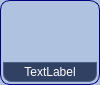
<?xml version="1.0" encoding="UTF-8"?>
<ui version="4.0">
 <class>ToolBarButton</class>
 <widget class="QFrame" name="ToolBarButton">
  <property name="geometry">
   <rect>
    <x>0</x>
    <y>0</y>
    <width>100</width>
    <height>85</height>
   </rect>
  </property>
  <property name="minimumSize">
   <size>
    <width>100</width>
    <height>85</height>
   </size>
  </property>
  <property name="maximumSize">
   <size>
    <width>100</width>
    <height>97</height>
   </size>
  </property>
  <property name="windowTitle">
   <string>Frame</string>
  </property>
  <property name="styleSheet">
   <string notr="true">border:1px;
border-style:solid;
border-radius: 10px;
padding: 2px;
border-color: rgb(0, 0, 127);
background-color:#AFC3E1;
</string>
  </property>
  <property name="frameShape">
   <enum>QFrame::StyledPanel</enum>
  </property>
  <property name="frameShadow">
   <enum>QFrame::Raised</enum>
  </property>
  <layout class="QVBoxLayout" name="verticalLayout">
   <property name="spacing">
    <number>0</number>
   </property>
   <property name="leftMargin">
    <number>0</number>
   </property>
   <property name="topMargin">
    <number>0</number>
   </property>
   <property name="rightMargin">
    <number>0</number>
   </property>
   <property name="bottomMargin">
    <number>0</number>
   </property>
   <item>
    <layout class="QHBoxLayout" name="horizontalLayout">
     <item>
      <spacer name="horizontalSpacer_3">
       <property name="orientation">
        <enum>Qt::Horizontal</enum>
       </property>
       <property name="sizeHint" stdset="0">
        <size>
         <width>58</width>
         <height>13</height>
        </size>
       </property>
      </spacer>
     </item>
     <item>
      <widget class="QLabel" name="lbl_icon">
       <property name="maximumSize">
        <size>
         <width>70</width>
         <height>70</height>
        </size>
       </property>
       <property name="styleSheet">
        <string notr="true">border-color: rgba(0,0,0,0);
</string>
       </property>
       <property name="text">
        <string/>
       </property>
       <property name="pixmap">
        <pixmap resource="../terra.qrc">:/Icons/PNG/Factura.png</pixmap>
       </property>
       <property name="scaledContents">
        <bool>true</bool>
       </property>
       <property name="alignment">
        <set>Qt::AlignCenter</set>
       </property>
      </widget>
     </item>
     <item>
      <spacer name="horizontalSpacer_2">
       <property name="orientation">
        <enum>Qt::Horizontal</enum>
       </property>
       <property name="sizeHint" stdset="0">
        <size>
         <width>58</width>
         <height>13</height>
        </size>
       </property>
      </spacer>
     </item>
    </layout>
   </item>
   <item>
    <spacer name="verticalSpacer">
     <property name="orientation">
      <enum>Qt::Vertical</enum>
     </property>
     <property name="sizeHint" stdset="0">
      <size>
       <width>20</width>
       <height>0</height>
      </size>
     </property>
    </spacer>
   </item>
   <item>
    <widget class="QLabel" name="lbl_text">
     <property name="styleSheet">
      <string notr="true">color: rgb(255, 255, 255);
background-color: #304163;
border-color: #4C6088;
border-top-left-radius:0px;
 border-top-right-radius:0px;
 border-bottom-right-radius:8px;
 border-bottom-left-radius:8px;
margin: 0px;</string>
     </property>
     <property name="text">
      <string>TextLabel</string>
     </property>
     <property name="alignment">
      <set>Qt::AlignCenter</set>
     </property>
    </widget>
   </item>
  </layout>
 </widget>
 <resources>
  <include location="../terra.qrc"/>
 </resources>
 <connections/>
</ui>
